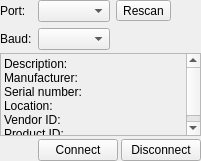
<?xml version="1.0" encoding="UTF-8"?>
<ui version="4.0">
 <class>ComPortSelectWidget</class>
 <widget class="QWidget" name="ComPortSelectWidget">
  <property name="geometry">
   <rect>
    <x>0</x>
    <y>0</y>
    <width>201</width>
    <height>161</height>
   </rect>
  </property>
  <property name="sizePolicy">
   <sizepolicy hsizetype="Expanding" vsizetype="Expanding">
    <horstretch>0</horstretch>
    <verstretch>0</verstretch>
   </sizepolicy>
  </property>
  <property name="windowTitle">
   <string>ComSelectWidget</string>
  </property>
  <layout class="QVBoxLayout" name="verticalLayout">
   <property name="spacing">
    <number>3</number>
   </property>
   <property name="leftMargin">
    <number>0</number>
   </property>
   <property name="topMargin">
    <number>0</number>
   </property>
   <property name="rightMargin">
    <number>0</number>
   </property>
   <property name="bottomMargin">
    <number>0</number>
   </property>
   <item>
    <layout class="QGridLayout" name="gridLayout">
     <item row="0" column="0">
      <widget class="QLabel" name="label">
       <property name="text">
        <string>Port:</string>
       </property>
      </widget>
     </item>
     <item row="0" column="1">
      <widget class="QComboBox" name="comboBox_port">
       <property name="sizePolicy">
        <sizepolicy hsizetype="Minimum" vsizetype="Fixed">
         <horstretch>0</horstretch>
         <verstretch>0</verstretch>
        </sizepolicy>
       </property>
      </widget>
     </item>
     <item row="0" column="2">
      <widget class="QToolButton" name="toolButton_rescan">
       <property name="focusPolicy">
        <enum>Qt::NoFocus</enum>
       </property>
       <property name="text">
        <string>Rescan</string>
       </property>
      </widget>
     </item>
     <item row="1" column="0">
      <widget class="QLabel" name="label_7">
       <property name="text">
        <string>Baud:</string>
       </property>
      </widget>
     </item>
     <item row="1" column="1">
      <widget class="QComboBox" name="comboBox_baudrate">
       <property name="sizePolicy">
        <sizepolicy hsizetype="Minimum" vsizetype="Fixed">
         <horstretch>0</horstretch>
         <verstretch>0</verstretch>
        </sizepolicy>
       </property>
      </widget>
     </item>
     <item row="1" column="2">
      <spacer name="horizontalSpacer_2">
       <property name="orientation">
        <enum>Qt::Horizontal</enum>
       </property>
       <property name="sizeHint" stdset="0">
        <size>
         <width>49</width>
         <height>20</height>
        </size>
       </property>
      </spacer>
     </item>
    </layout>
   </item>
   <item>
    <widget class="QScrollArea" name="scrollArea">
     <property name="sizePolicy">
      <sizepolicy hsizetype="Expanding" vsizetype="Expanding">
       <horstretch>0</horstretch>
       <verstretch>0</verstretch>
      </sizepolicy>
     </property>
     <property name="minimumSize">
      <size>
       <width>0</width>
       <height>0</height>
      </size>
     </property>
     <property name="maximumSize">
      <size>
       <width>16777215</width>
       <height>16777215</height>
      </size>
     </property>
     <property name="frameShape">
      <enum>QFrame::StyledPanel</enum>
     </property>
     <property name="frameShadow">
      <enum>QFrame::Sunken</enum>
     </property>
     <property name="lineWidth">
      <number>1</number>
     </property>
     <property name="sizeAdjustPolicy">
      <enum>QAbstractScrollArea::AdjustIgnored</enum>
     </property>
     <property name="widgetResizable">
      <bool>true</bool>
     </property>
     <widget class="QWidget" name="scrollAreaWidgetContents">
      <property name="geometry">
       <rect>
        <x>0</x>
        <y>0</y>
        <width>185</width>
        <height>108</height>
       </rect>
      </property>
      <layout class="QFormLayout" name="formLayout">
       <property name="horizontalSpacing">
        <number>3</number>
       </property>
       <property name="verticalSpacing">
        <number>0</number>
       </property>
       <property name="leftMargin">
        <number>3</number>
       </property>
       <property name="topMargin">
        <number>3</number>
       </property>
       <property name="rightMargin">
        <number>3</number>
       </property>
       <property name="bottomMargin">
        <number>3</number>
       </property>
       <item row="0" column="0">
        <widget class="QLabel" name="label_1">
         <property name="text">
          <string>Description:</string>
         </property>
        </widget>
       </item>
       <item row="0" column="1">
        <widget class="QLabel" name="label_description">
         <property name="text">
          <string/>
         </property>
        </widget>
       </item>
       <item row="1" column="0">
        <widget class="QLabel" name="label_2">
         <property name="text">
          <string>Manufacturer:</string>
         </property>
        </widget>
       </item>
       <item row="1" column="1">
        <widget class="QLabel" name="label_manufacturer">
         <property name="text">
          <string/>
         </property>
        </widget>
       </item>
       <item row="2" column="0">
        <widget class="QLabel" name="label_3">
         <property name="text">
          <string>Serial number:</string>
         </property>
        </widget>
       </item>
       <item row="2" column="1">
        <widget class="QLabel" name="label_serialNumber">
         <property name="text">
          <string/>
         </property>
        </widget>
       </item>
       <item row="3" column="0">
        <widget class="QLabel" name="label_4">
         <property name="text">
          <string>Location:</string>
         </property>
        </widget>
       </item>
       <item row="3" column="1">
        <widget class="QLabel" name="label_location">
         <property name="text">
          <string/>
         </property>
        </widget>
       </item>
       <item row="4" column="0">
        <widget class="QLabel" name="label_5">
         <property name="text">
          <string>Vendor ID:</string>
         </property>
        </widget>
       </item>
       <item row="4" column="1">
        <widget class="QLabel" name="label_vendor">
         <property name="text">
          <string/>
         </property>
        </widget>
       </item>
       <item row="5" column="0">
        <widget class="QLabel" name="label_6">
         <property name="text">
          <string>Product ID:</string>
         </property>
        </widget>
       </item>
       <item row="5" column="1">
        <widget class="QLabel" name="label_productID">
         <property name="font">
          <font>
           <italic>false</italic>
          </font>
         </property>
         <property name="text">
          <string/>
         </property>
        </widget>
       </item>
      </layout>
     </widget>
    </widget>
   </item>
   <item>
    <layout class="QHBoxLayout" name="horizontalLayout">
     <property name="spacing">
      <number>3</number>
     </property>
     <item>
      <spacer name="horizontalSpacer">
       <property name="orientation">
        <enum>Qt::Horizontal</enum>
       </property>
       <property name="sizeHint" stdset="0">
        <size>
         <width>40</width>
         <height>20</height>
        </size>
       </property>
      </spacer>
     </item>
     <item>
      <widget class="QPushButton" name="pushButton_connect">
       <property name="focusPolicy">
        <enum>Qt::NoFocus</enum>
       </property>
       <property name="text">
        <string>Connect</string>
       </property>
      </widget>
     </item>
     <item>
      <widget class="QPushButton" name="pushButton_disconnect">
       <property name="sizePolicy">
        <sizepolicy hsizetype="Fixed" vsizetype="Fixed">
         <horstretch>0</horstretch>
         <verstretch>0</verstretch>
        </sizepolicy>
       </property>
       <property name="focusPolicy">
        <enum>Qt::NoFocus</enum>
       </property>
       <property name="text">
        <string>Disconnect</string>
       </property>
      </widget>
     </item>
    </layout>
   </item>
  </layout>
 </widget>
 <layoutdefault spacing="6" margin="11"/>
 <resources/>
 <connections/>
</ui>
